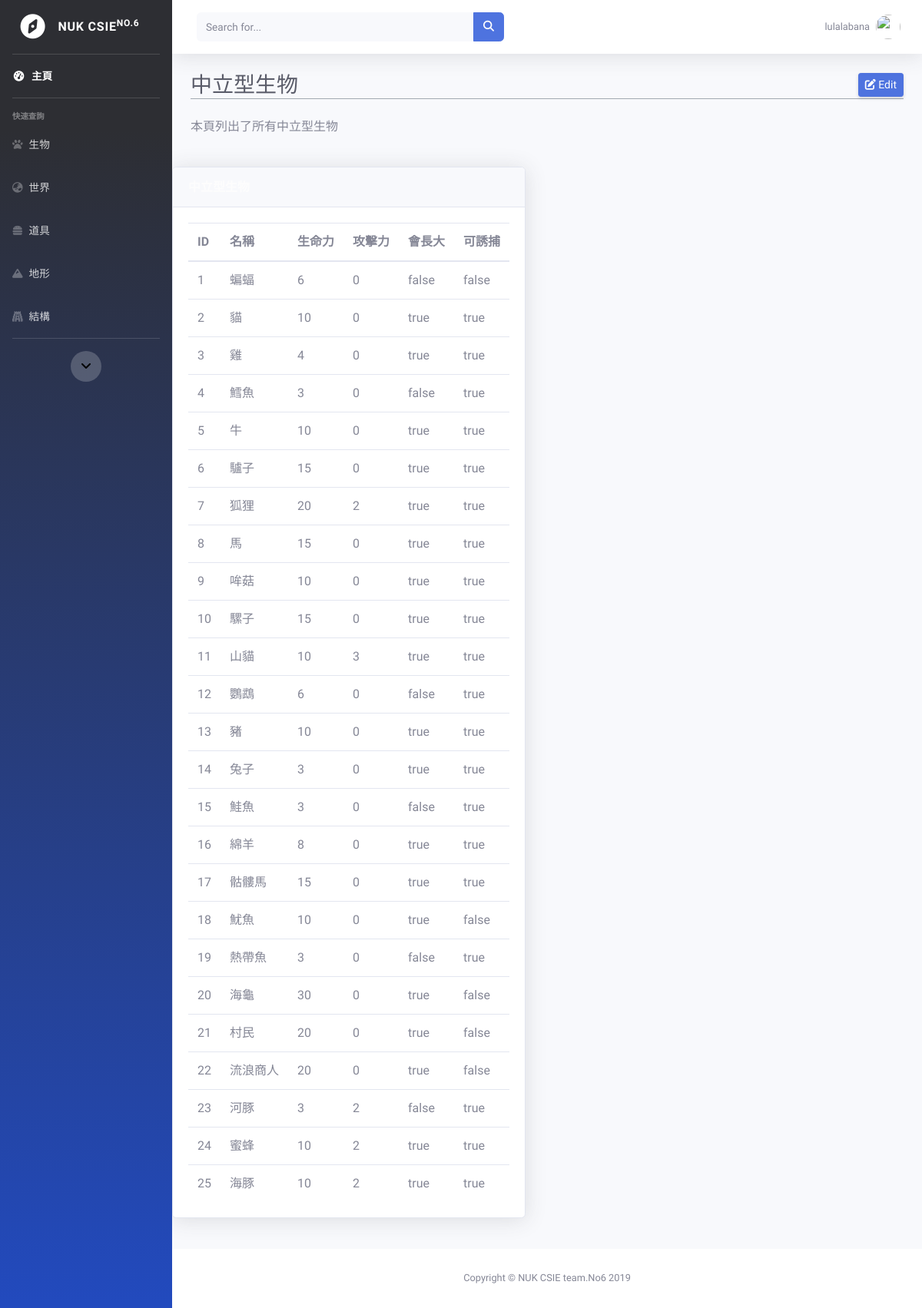
Page /MinecraftDB/neutral_mobs/ (signed in) on the committed database.
### MinecraftDB/models.py (models this page shows, shortened)
class Neutral_Creature(models.Model):
    Neutral_Creature_name=models.CharField(max_length=20)
    Can_grow=models.BooleanField()
    Can_Trap=models.BooleanField()

### MinecraftDB/views.py (the view)
# urls.py: path('neutral_mobs/', views.neutral_mobs, name='neutral_mobs'),
def neutral_mobs(request):
    cursor = connection.cursor()
    cursor.execute(
        'select MinecraftDB_neutral_creature.id,Neutral_Creature_name,HealthPoints,Attack,Can_grow,Can_Trap from MinecraftDB_neutral_creature,MinecraftDB_creature where Neutral_Creature_name=Creature_name')
    search = cursor.fetchall()
    print(search)
    List = []
    for item in search:
        list_s = {'mob_id': item[0], 'mob_name': item[1], 'HP': item[2],'Attack':item[3],'can_grow':item[4],'can_trap':item[5]}
        List.append(list_s)
    return render(request, 'static/main_page/neutral_mobs.html',{'Username': request.session['username'],'List':List})

### MinecraftDB/templates/static/main_page/neutral_mobs.html (shortened to what this page needs)
{% load static %}
<!DOCTYPE html>
<html lang="en">
<head>
    <link href='{% static "main_page/css/sb-admin-2.min.css" %}' rel="stylesheet">
</head>
<body id="page-top">
    <div id="wrapper">
        <ul class="navbar-nav bg-gradient-primary sidebar sidebar-dark accordion" id="accordionSidebar">
            <form action="/MinecraftDB/backtomain/" method="POST">
                <a class="sidebar-brand d-flex align-items-center justify-content-center"
                    href="/MinecraftDB/backtomain/">
                    <div class="sidebar-brand-icon rotate-n-15">
                        <i class="fas fa-compass"></i>
                    </div>
                    <div class="sidebar-brand-text mx-3">NUK CSIE<sup>No.6</sup></div>
                </a>
            </form>
            <hr class="sidebar-divider my-0">
            <li class="nav-item active">
                <form action="/MinecraftDB/backtomain/" method="POST">
                    <a class="nav-link" href="/MinecraftDB/backtomain/">
                        <i class="fas fa-fw fa-tachometer-alt"></i>
                        <span>主頁</span></a>
                </form>
            </li>
            <hr class="sidebar-divider">
            <div class="sidebar-heading">
                快速查詢
            </div>
            <li class="nav-item">
                <a class="nav-link collapsed" href="#" data-toggle="collapse" data-target="#collapseTwo"
                    aria-expanded="true" aria-controls="collapseTwo">
                    <i class="fas fa-paw"></i>
                    <span>生物</span>
                </a>
            </li>
            <li class="nav-item">
                <a class="nav-link collapsed" href="#" data-toggle="collapse" data-target="#collapseThree"
                    aria-expanded="true" aria-controls="collapseThree">
                    <i class="fas fa-globe-asia"></i>
                    <span>世界</span>
                </a>
            </li>
            <li class="nav-item">
                <a class="nav-link collapsed" href="#" data-toggle="collapse" data-target="#collapsePages"
                    aria-expanded="true" aria-controls="collapsePages">
                    <i class="fas fa-hamburger"></i>
                    <span>道具</span>
                </a>
            </li>
            <li class="nav-item">
                <a class="nav-link" href="/MinecraftDB/biome">
                    <i class="fas fa-mountain"></i>
                    <span>地形</span></a>
            </li>
            <li class="nav-item">
                <a class="nav-link" href="/MinecraftDB/structures">
                    <i class="fas fa-gopuram"></i>
                    <span>結構</span></a>
            </li>
            <hr class="sidebar-divider d-none d-md-block">
            <div class="text-center d-none d-md-inline">
                <button class="rounded-circle border-0" id="sidebarToggle"><i class="fas fa-angle-down"></i></button>
            </div>
        </ul>
        <div id="content-wrapper" class="d-flex flex-column">
            <div id="content">
                <nav class="navbar navbar-expand navbar-light bg-white topbar mb-4 static-top shadow">
                    <form
                        class="d-none d-sm-inline-block form-inline mr-auto ml-md-3 my-2 my-md-0 mw-100 navbar-search">
                        <div class="input-group">
                            <input type="text" class="form-control bg-light border-0 small" placeholder="Search for..."
                                aria-label="Search" aria-describedby="basic-addon2">
                            <div class="input-group-append">
                                <button class="btn btn-primary" type="button">
                                    <i class="fas fa-search fa-sm"></i>
                                </button>
                            </div>
                        </div>
                    </form>
                    <ul class="navbar-nav ml-auto">
                        <li class="nav-item dropdown no-arrow">
                            <a class="nav-link dropdown-toggle" href="#" id="userDropdown" role="button"
                                data-toggle="dropdown" aria-haspopup="true" aria-expanded="false">
                                <span class="mr-2 d-none d-lg-inline text-gray-600 small">{{Username}}</span>
                                <img class="img-profile rounded-circle"
                                    src="https://fakeimg.pl/128x128/?retina=1&text=%E5%B8%A5%E5%93%A5&font=noto">
                            </a>
                        </li>
                    </ul>
                </nav>
                <div class="container-fluid">
                    <div class="d-sm-flex align-items-center justify-content-main mb-4">
                        <h1 class="h3 mb-0 text-gray-800">中立型生物</h1>
                        <a href="../main page/main.html"
                            class="d-none d-sm-inline-block btn btn-sm btn-primary shadow-sm"><i
                                class="fas fa-edit"></i> Edit</a>
                    </div>
                    <div class="d-sm-flex align-items-center justify-content-between mb-4">
                        <p>本頁列出了所有中立型生物</p>
                    </div>
                    <div class="row">
                        <div class="row">
                            <div class="table">
                                <div class="card shadow mb-4">
                                    <div
                                        class="card-header py-3 d-flex flex-row align-items-center justify-content-between">
                                        <h6 class="m-0 font-weight-bold text-primary">中立型生物</h6>
                                    </div>
                                    <div class="card-body">
                                        <table class="sortable wikitable jquery-tablesorter" data-description="名稱">
                                            <thead>
                                                <tr>
                                                    <th>ID</th>
                                                    <th class="headerSort" tabindex="0" role="columnheader button"
                                                        title="該生物名稱">名稱
                                                    </th>
                                                    <th class="headerSort headerSortDown" tabindex="0"
                                                        role="columnheader button" title="該搜索範圍">生命力
                                                    </th>
                                                    <th class="headerSort headerSortDown" tabindex="0"
                                                        role="columnheader button" title="該搜索範圍">攻擊力
                                                    </th>
                                                    <th class="headerSort headerSortDown" tabindex="0"
                                                        role="columnheader button" title="該搜索範圍">會長大
                                                    </th>
                                                    <th class="headerSort headerSortDown" tabindex="0"
                                                        role="columnheader button" title="該搜索範圍">可誘捕
                                                    </th>
                                                </tr>
                                            </thead>
                                            <tbody>
                                                {% for item in List %}
                                                <tr>
                                                    <td>{{item.mob_id}}</td>
                                                    <td>{{item.mob_name}}</td>
                                                    <td>{{item.HP}}</td>
                                                    <td>{{item.Attack}}</td>
                                                    <td>{{item.can_grow}}</td>
                                                    <td>{{item.can_trap}}</td>
                                                </tr>
                                                {% endfor %}
                                            </tbody>
                                        </table>
                                    </div>
                                </div>
                            </div>
                        </div>
                    </div>
                </div>
                <footer class="sticky-footer bg-white">
                    <div class="container my-auto">
                        <div class="copyright text-center my-auto">
                            <span>Copyright &copy; NUK CSIE team.No6 2019</span>
                        </div>
                    </div>
                </footer>
            </div>
        </div>
</body>
</html>

### rows in the picture
Neutral_Creature: mob_id "17", mob_name "骷髏馬", HP "15", Attack "0", can_grow "true", can_trap "true"
Neutral_Creature: mob_id "19", mob_name "熱帶魚", HP "3", Attack "0", can_grow "false", can_trap "true"
Neutral_Creature: mob_id "22", mob_name "流浪商人", HP "20", Attack "0", can_grow "true", can_trap "false"

### other values in the picture
{{ Username }} "lulalabana"
{{ item.mob_id }} "1" "2" "3" "4" "5" "6" "7" "8" "9" "10" "11" "12" "13" "14" "15" "16" "18" "20" "21" "23" "24" "25"
{{ item.mob_name }} "蝙蝠" "貓" "雞" "鱈魚" "牛" "驢子" "狐狸" "馬" "哞菇" "騾子" "山貓" "鸚鵡" "豬" "兔子" "鮭魚" "綿羊" "魷魚" "海龜" "村民" "河豚" "蜜蜂" "海豚"
{{ item.HP }} "6" "10" "4" "3" "10" "15" "20" "15" "10" "15" "10" "6" "10" "3" "3" "8" "10" "30" "20" "3" "10" "10"
{{ item.Attack }} "0" "0" "0" "0" "0" "0" "2" "0" "0" "0" "3" "0" "0" "0" "0" "0" "0" "0" "0" "2" "2" "2"
{{ item.can_grow }} "false" "true" "true" "false" "true" "true" "true" "true" "true" "true" "true" "false" "true" "true" "false" "true" "true" "true" "true" "false" "true" "true"
{{ item.can_trap }} "false" "true" "true" "true" "true" "true" "true" "true" "true" "true" "true" "true" "true" "true" "true" "true" "false" "false" "false" "true" "true" "true"
